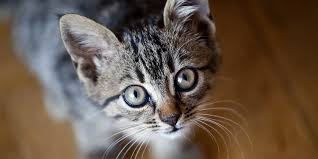
#> input picture Photos/cat.jpg, 318 x 159 px
$ python contours.py
#> lines starting #> are read from the running program, lines starting #| are printed output that depends on the picture; after the words box and inside, x2 and y2 are one past the last pixel; in counts of white or black regions, pixels touching at a corner belong together
import cv2 as cv
import numpy as np

img = cv.imread("Photos/cat.jpg")
#> img is the input picture: shape (159, 318, 3); mean B, G, R 75.4, 88.7, 105

cv.imshow("Cat", img)

blank = np.zeros(img.shape, dtype='uint8')
cv.imshow("Blank", blank)

gray = cv.cvtColor(img, cv.COLOR_BGR2GRAY)
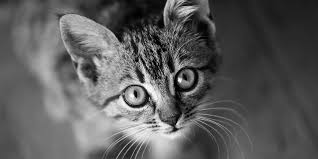
#> gray: shape (159, 318); min 0, max 255, mean 92.1
cv.imshow('Gray', gray)

# blur = cv.GaussianBlur(gray, (5,5), cv.BORDER_DEFAULT)
#
# canny = cv.Canny(blur, 125, 175)
# cv.imshow("Canny Edge", canny)

ret, thresh = cv.threshold(gray, 125, 255, cv.THRESH_BINARY)
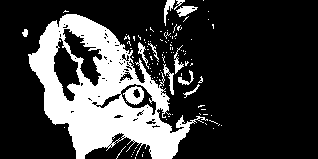
#> thresh: shape (159, 318); 24% white; 110 white regions (98 under 20 px)
cv.imshow("Thresh", thresh)

contours, hierarchies = cv.findContours(thresh, cv.RETR_LIST, cv.CHAIN_APPROX_NONE)
#> contours = 209 contours, 188 with area under 20; largest, box (x1, y1, x2, y2) and area: (28, 14, 208, 159) 13072, (62, 28, 103, 87) 952, (53, 37, 81, 102) 914, (120, 83, 157, 116) 636, (123, 86, 144, 105) 246
print(len(contours))
#| 209

cv.drawContours(blank, contours, -1, (0,0,255), thickness=1)
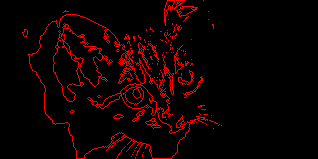
#> blank: shape (159, 318, 3); mean of channels 0, 1, 2 0, 0, 13.6; drawn as B, G, R
cv.imshow("Contours Draw", blank)

cv.waitKey(0)

$ run again, with Photos/man.jpg copied over Photos/cat.jpg
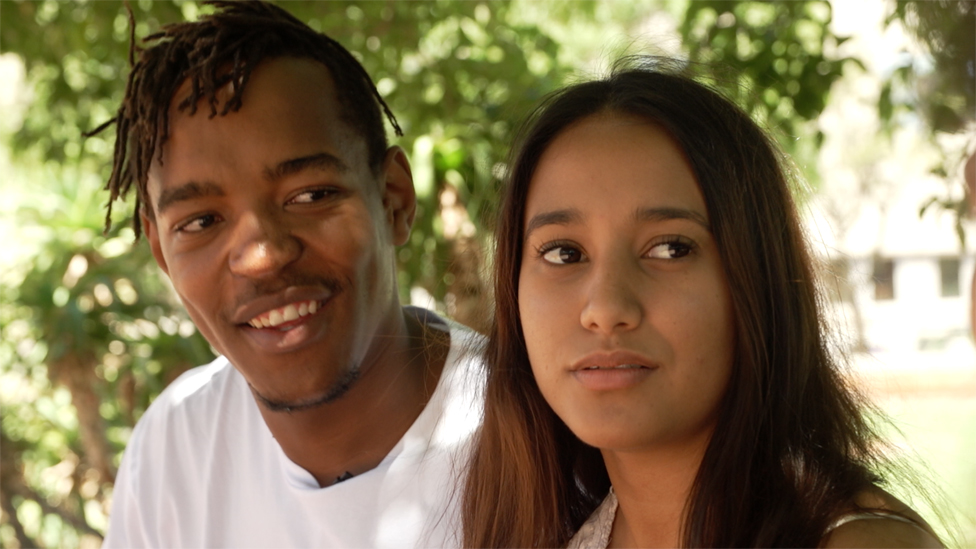
#> input picture Photos/man.jpg, 976 x 549 px
#> img is the input picture: shape (549, 976, 3); mean B, G, R 86.8, 118.4, 134.5
#> `ret, thresh = cv.threshold(gray, 125, 255, cv.THRESH_BINARY)`:
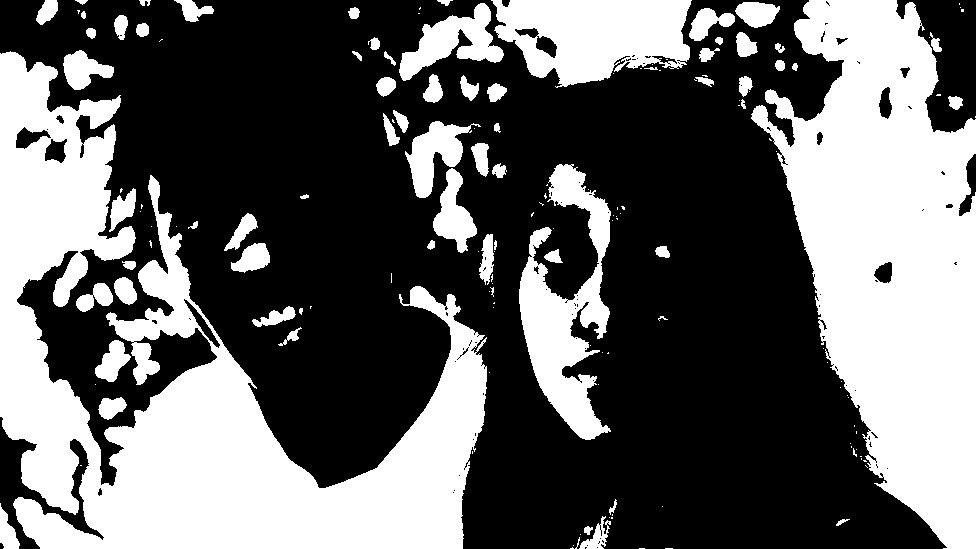
#> thresh: shape (549, 976); 39.5% white; 155 white regions (87 under 20 px)
#> contours = 298 contours, 214 with area under 20; largest, box (x1, y1, x2, y2) and area: (0, 51, 487, 549) 91582, (751, 0, 976, 549) 72380, (491, 0, 692, 88) 12590, (519, 164, 611, 440) 11040, (399, 3, 504, 81) 3306
#| 298
#> `cv.drawContours(blank, contours, -1, (0,0,255), thickness=1)`:
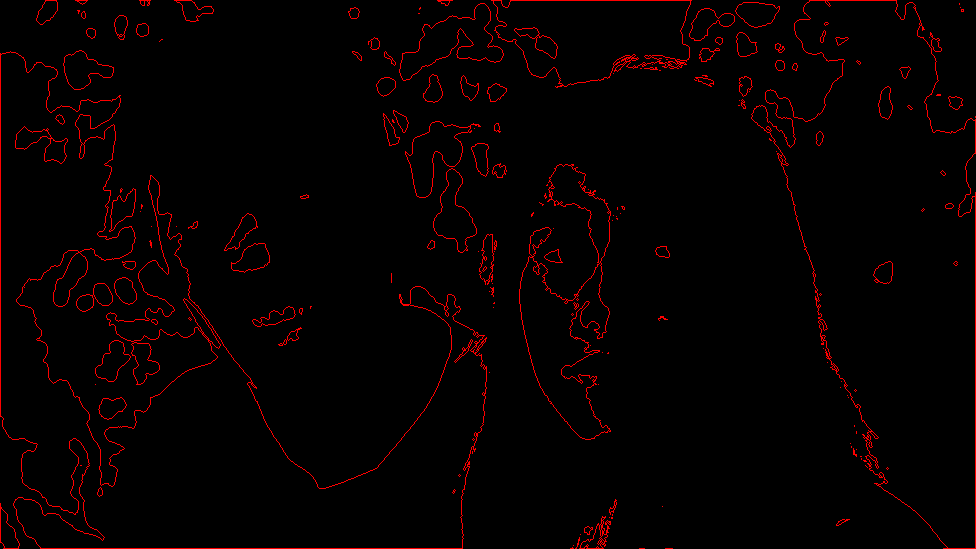
#> blank: shape (549, 976, 3); mean of channels 0, 1, 2 0, 0, 6.5; drawn as B, G, R

$ run again, with Photos/people.jpg copied over Photos/cat.jpg
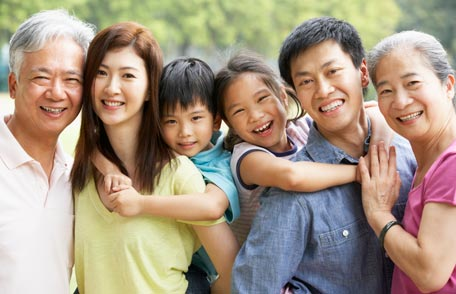
#> input picture Photos/people.jpg, 456 x 294 px
#> img is the input picture: shape (294, 456, 3); mean B, G, R 130.7, 149.3, 165.8
#> `ret, thresh = cv.threshold(gray, 125, 255, cv.THRESH_BINARY)`:
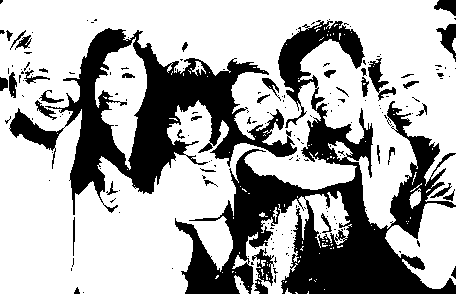
#> thresh: shape (294, 456); 67.8% white; 183 black regions (143 under 20 px)
#> contours = 413 contours, 354 with area under 20; largest, box (x1, y1, x2, y2) and area: (0, 0, 456, 294) 102258, (44, 27, 298, 216) 19130, (232, 191, 352, 294) 4105, (385, 203, 456, 289) 3486, (95, 37, 147, 170) 3391
#| 413
#> `cv.drawContours(blank, contours, -1, (0,0,255), thickness=1)`:
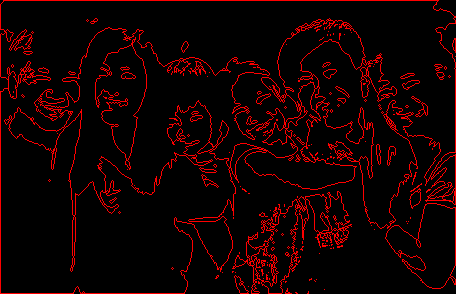
#> blank: shape (294, 456, 3); mean of channels 0, 1, 2 0, 0, 19.9; drawn as B, G, R
